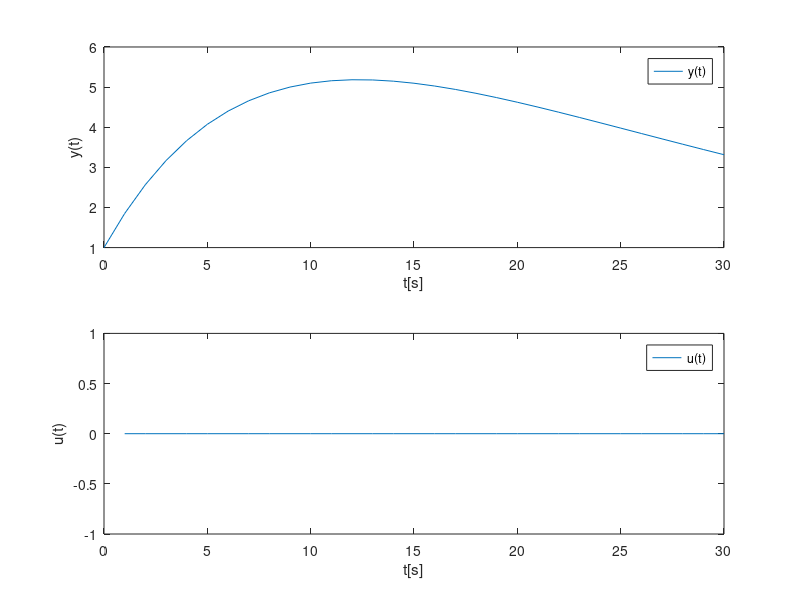

Here is the MATLAB script that generated this plot:
clc
clear all

r = 1;
N= 30;
x0 = [0 0 1]';


% System matrices
Ad = [0 0 0;0 0 1;0.1 -0.79 1.78];
Bd = [1 0 0.1]';
Cd = [0 0 1];

%Actual system matrics
Areal = [0 0 0;0 0 1; 0.1 -0.855 1.85];
Breal = [1 0 0]';

%Cost function weights
Q = [0 0 0;0 0 0;0 0 2];
R = r;

%Objective function. 0.5z'Gz
G1 = kron(eye(N),Q);
G2 = kron(eye(N),R);
G = blkdiag(G1,G2);

f = [];

% Equality constraints Aeq = beq
A1 = eye(3*N);

%Upper and lower bounds
x_lb = -Inf(3*N,1);
x_ub = Inf(3*N,1);

u_lb = -1*ones(N,1);
u_ub = ones(N,1);

lb = [x_lb; u_lb];
ub = [x_ub; u_ub];

for i = 3:3:(3*(N-1))
    A1(i+1:i+3,i-2:i) = -Ad;
end
     
A2 =  kron(eye(N),-Bd);
Aeq = [A1 A2];
beq = zeros(3*N,1);

x = zeros(3,N+1);
u = zeros(1,N);
x(:,1) = x0;

for i = 1:N
    beq(1:3,1) = Ad*x(:,i);
    
    sol = quadprog(G,[],[],[],Aeq,beq,lb,ub);
    
    x_opt(:,i) = sol(1:3);
    u(i) = sol(3*N + 1);
    
    x(:,i+1) = Areal*x(:,i) + Breal*u(i);

end

% Solve quadratic optimization problem



t = 1:N;

subplot(211)
plot([0 t],x(3,:))
legend y(t)
xlabel('t[s]')
ylabel('y(t)')

subplot(212)
plot(t,u)
legend u(t)
xlabel('t[s]')
ylabel('u(t)')


